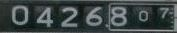
#> input picture 1.JPG, 177 x 33 px, given in place of the camera
$ python rectangle_video.py   (older library calls are emulated)
#> lines starting #> are read from the running program, lines starting #| are printed output that depends on the picture
import cv2
import numpy as np

def main():
    # import image
    # img = "images/rect_gauge1.jpg"
    cap = cv2.VideoCapture(0)

    while(True):
    # Capture frame-by-frame
        ret, frame = cap.read()
#> frame is the input picture: shape (33, 177, 3); mean B, G, R 68.6, 68.4, 59.5

        frame = cv2.resize(frame, (600,600))
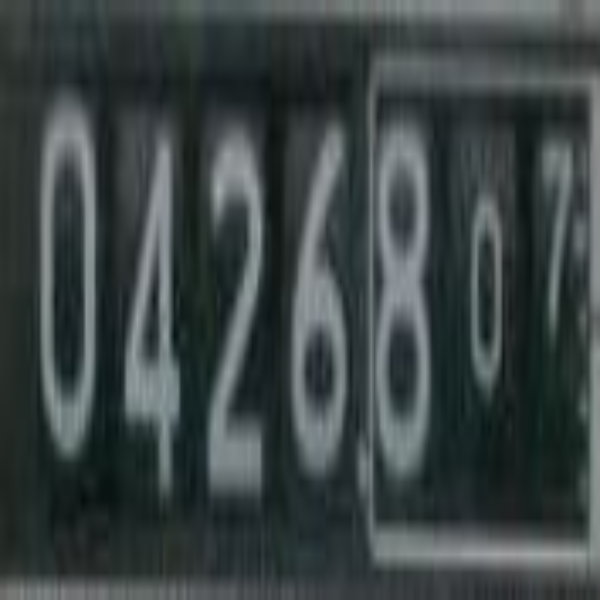
#> frame: shape (600, 600, 3); mean B, G, R 68.5, 68.2, 59.4

    # [10 lines of commented-out code are left out]
        gray = cv2.cvtColor(frame, cv2.COLOR_RGB2GRAY)

        # Edge smoothing
        gray = cv2.GaussianBlur(gray, (5,5), 1)

        # threshold(necessary to manual setting for 2th argument)
        ret, dst = cv2.threshold(gray,200,255,0)
#> dst: shape (600, 600); every value is 0

        # Define neiborhood4
        neiborhood4 = np.array([[0,1,0],
                                [1,1,1],
                                [0,1,0]],
                                np.uint8)
        # Define neiborhood8
        neiborhood8 = np.array([[1,1,1],
                                [1,1,1],
                                [1,1,1]],
                                np.uint8)

        # ８近傍で膨張処理
        dst = cv2.dilate(dst,neiborhood8,iterations=1)

        # inverted black to white
        dst = cv2.bitwise_not(dst)
#> dst: shape (600, 600); every value is 255
        cv2.imshow('pre_frame',dst)
        # re-filtering
        ret, dst = cv2.threshold(dst, 0, 255, cv2.THRESH_BINARY | cv2.THRESH_OTSU)
#> ret = 0

        # extract contours
        dst, contours, hierarchy = cv2.findContours(dst, cv2.RETR_TREE, cv2.CHAIN_APPROX_SIMPLE)
#> contours = [[[0, 0], [0, 599], [599, 599], [599, 0]]]

        # export debug image
        # dst = cv2.imread(img, 1)
        # dst = cap.read(frame)
        dst = cv2.drawContours(dst, contours, -1, (0, 0, 255, 255), 2, cv2.LINE_AA)
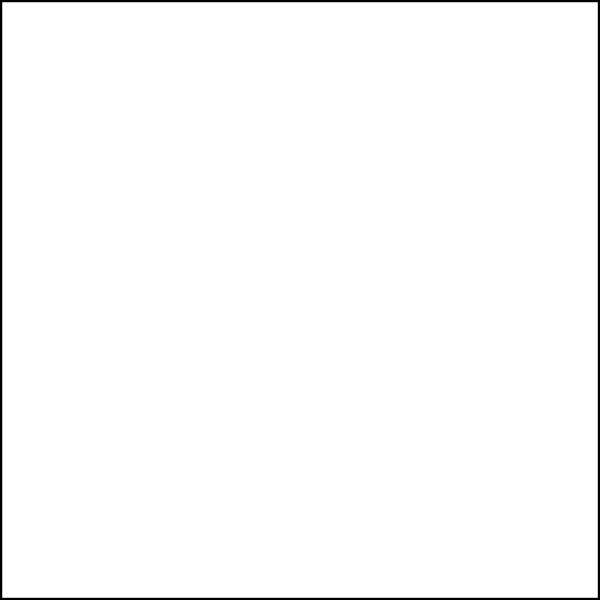
#> dst: shape (600, 600); min 0, max 255, mean 251.2
        # cv2.imwrite("debug_1.jpg", dst)

            # draw bounding rectangle
        for i, contour in enumerate(contours):
            # 小さな領域の場合は間引く
            area = cv2.contourArea(contour)
            if area < 1000:
                continue

            # 画像全体を占める領域は除外する
            # if img_size * 0.99 < area:
            #     continue

            # 外接矩形を取得
            x,y,w,h = cv2.boundingRect(contour)
            dst = cv2.rectangle(dst,(x,y),(x+w,y+h),(0,255,0),2)
            x1 = x
            y1 = y
            x2 = x+w
            y2 = y+h
            # 座標は左上、右上、左下、右下の順番
            # 外接矩形の座標及び、サイズでリサイズを行う。
            pts1 = np.float32([[x1,y1],[x2,y1],[x1,y2],[x2,y2]])
            pts2 = np.float32([[0,0],[600,0],[0,600],[600,600]])

            M = cv2.getPerspectiveTransform(pts1,pts2)
            # width, heightの順番
            dst = cv2.warpPerspective(dst,M,(600,600))

        # show window
        # cv2.imshow("result.jpg", dst)
            cv2.imshow('original_frame',frame)
            cv2.imshow('result_frame',dst)
#> this loop made 1 pass
#> (contour, area, x, y, w, h, x1, y1) on pass 1: ([[0, 0], [0, 599], [599, 599], [599, 0]], 358801, 0, 0, 600, 600, 0, 0)
        if cv2.waitKey(25) & 0xFF == ord('q'):
#> (key q is pressed here)
            break

    # save result
    # cv2.imwrite("result.jpg", dst)

    # hold window
    cv2.waitKey(0)
    cap.release()
    cv2.destroyAllWindows()
if __name__ == '__main__':
    main()
